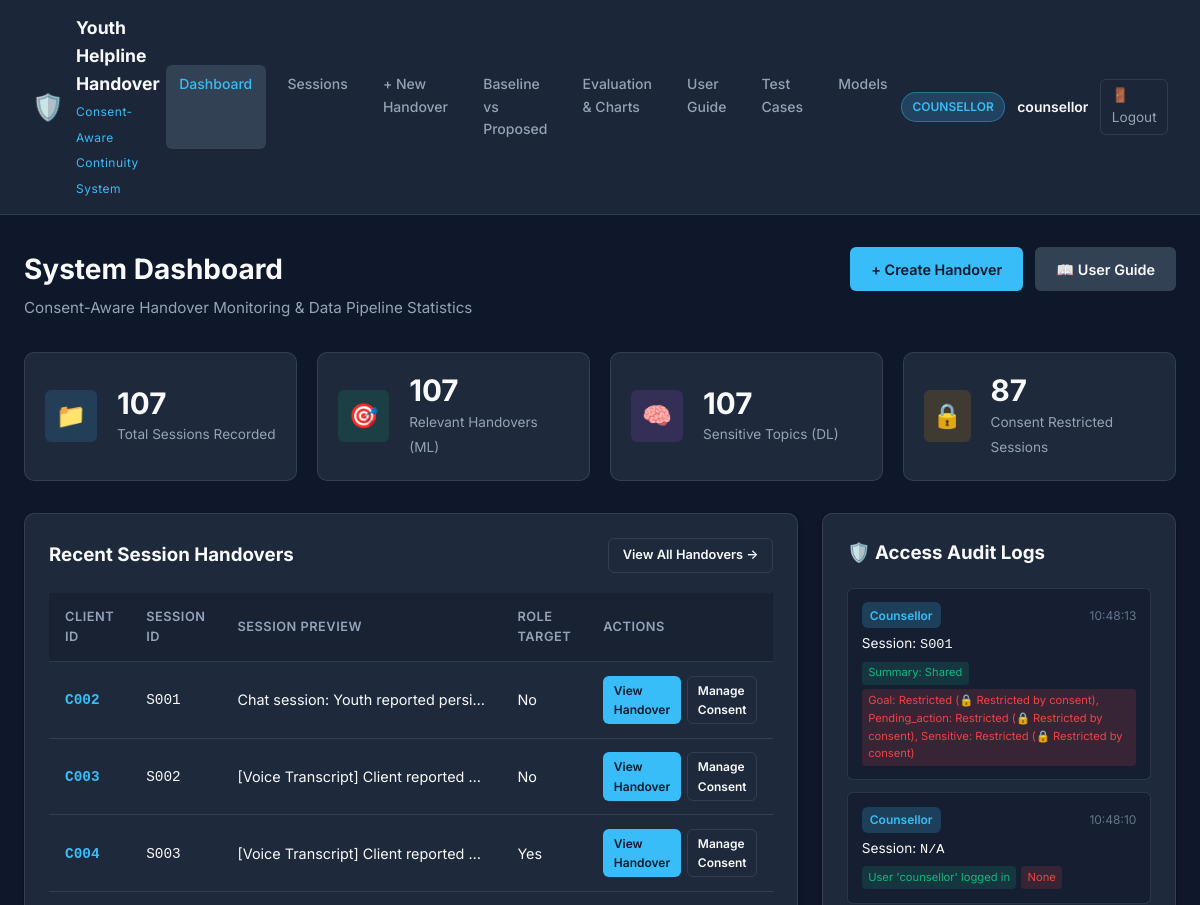
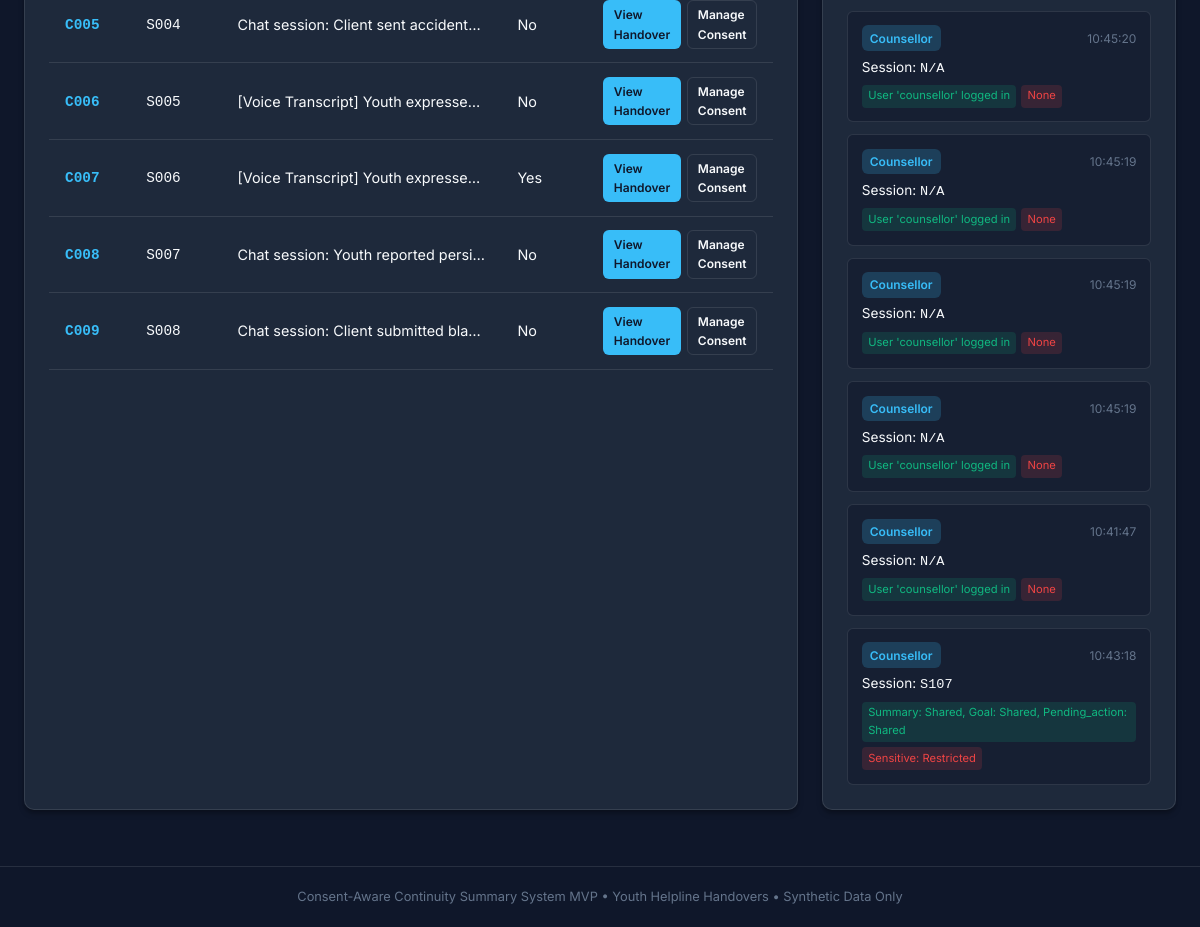
The app's page /dashboard (signed in) with its own data (2 pictures, top to bottom).
### tables this page shows
CREATE TABLE handover_logs (
            id INTEGER PRIMARY KEY AUTOINCREMENT,
            session_id TEXT NOT NULL,
            user_role TEXT NOT NULL,
            timestamp TIMESTAMP DEFAULT CURRENT_TIMESTAMP,
            information_shared TEXT NOT NULL,
            information_restricted TEXT NOT NULL
        , event_type TEXT DEFAULT 'handover_access');

### app.py (the view)
@app.route('/dashboard')
@login_required
def dashboard():
    sessions_list = get_all_sessions()
    total_sessions = len(sessions_list)
    relevant_count = 0
    sensitive_count = 0
    protected_count = 0
    for s in sessions_list:
        s_dict = dict(s)
        if int(s_dict.get('relevance_label', 1)) == 1:
            relevant_count += 1
        if int(s_dict.get('sensitivity_label', 0)) == 1 or len(str(s_dict.get('sensitive_text', ''))) > 0:
            sensitive_count += 1
        if s_dict.get('consent_sensitive', 'No') == 'No':
            protected_count += 1
    recent_sessions = sessions_list[:8]
    audit_logs = get_all_handover_logs()[:8]
    return render_template('dashboard.html',
                           total_sessions=total_sessions,
                           relevant_count=relevant_count,
                           sensitive_count=sensitive_count,
                           protected_count=protected_count,
                           recent_sessions=recent_sessions,
                           audit_logs=audit_logs)

### app.py (called while the page is built)
def login_required(view):
    @functools.wraps(view)
    def wrapped_view(**kwargs):
        if 'username' not in session:
            flash("Please log in to access this page.", "warning")
            return redirect(url_for('login'))
        return view(**kwargs)
    return wrapped_view

@app.context_processor
def inject_user():
    return {
        'current_user': session.get('username'),
        'user_role': session.get('role', 'Counsellor')
    }

### database.py (called while the page is built)
def get_db_connection():
    conn = sqlite3.connect(DB_PATH)
    conn.row_factory = sqlite3.Row
    return conn

def get_all_sessions():
    conn = get_db_connection()
    sessions = conn.execute("SELECT * FROM sessions ORDER BY session_id ASC").fetchall()
    conn.close()
    return sessions

def get_all_handover_logs():
    conn = get_db_connection()
    logs = conn.execute("SELECT * FROM handover_logs ORDER BY id DESC LIMIT 50").fetchall()
    conn.close()
    return logs

### templates/dashboard.html
{% extends 'layout.html' %}
{% block content %}
<div class="page-header">
    <div>
        <h1>System Dashboard</h1>
        <p class="page-subtitle">Consent-Aware Handover Monitoring &amp; Data Pipeline Statistics</p>
    </div>
    <div class="header-actions">
        <a href="{{ url_for('create_session') }}" class="btn btn-primary">+ Create Handover</a>
        <a href="{{ url_for('user_guide') }}" class="btn btn-secondary">📖 User Guide</a>
    </div>
</div>
<div class="metrics-grid">
    <div class="metric-card">
        <div class="metric-icon blue">📁</div>
        <div class="metric-content">
            <span class="metric-value">{{ total_sessions }}</span>
            <span class="metric-label">Total Sessions Recorded</span>
        </div>
    </div>
    <div class="metric-card">
        <div class="metric-icon green">🎯</div>
        <div class="metric-content">
            <span class="metric-value">{{ relevant_count }}</span>
            <span class="metric-label">Relevant Handovers (ML)</span>
        </div>
    </div>
    <div class="metric-card">
        <div class="metric-icon purple">🧠</div>
        <div class="metric-content">
            <span class="metric-value">{{ sensitive_count }}</span>
            <span class="metric-label">Sensitive Topics (DL)</span>
        </div>
    </div>
    <div class="metric-card">
        <div class="metric-icon amber">🔒</div>
        <div class="metric-content">
            <span class="metric-value">{{ protected_count }}</span>
            <span class="metric-label">Consent Restricted Sessions</span>
        </div>
    </div>
</div>
<div class="dashboard-columns">
    <div class="card col-main">
        <div class="card-header">
            <h3>Recent Session Handovers</h3>
            <a href="{{ url_for('sessions') }}" class="btn btn-sm btn-outline">View All Handovers &rarr;</a>
        </div>
        <div class="table-responsive">
            <table class="data-table">
                <thead>
                    <tr>
                        <th>Client ID</th>
                        <th>Session ID</th>
                        <th>Session Preview</th>
                        <th>Role Target</th>
                        <th>Actions</th>
                    </tr>
                </thead>
                <tbody>
                    {% for s in recent_sessions %}
                    <tr>
                        <td><strong class="client-id-tag">{{ s.client_id }}</strong></td>
                        <td><code>{{ s.session_id }}</code></td>
                        <td class="text-truncate">{{ s.session_text[:65] }}...</td>
                        <td><span class="role-pill">{{ s.consent_sensitive }}</span></td>
                        <td>
                            <div class="action-btns">
                                <a href="{{ url_for('handover', session_id=s.session_id) }}" class="btn btn-xs btn-primary">View Handover</a>
                                <a href="{{ url_for('edit_consent', session_id=s.session_id) }}" class="btn btn-xs btn-outline">Manage Consent</a>
                            </div>
                        </td>
                    </tr>
                    {% endfor %}
                </tbody>
            </table>
        </div>
    </div>
    <div class="card col-side">
        <div class="card-header">
            <h3>🛡️ Access Audit Logs</h3>
        </div>
        <div class="audit-list">
            {% if audit_logs %}
                {% for log in audit_logs %}
                <div class="audit-item">
                    <div class="audit-header">
                        <span class="role-badge {{ log.user_role | lower | replace(' ', '-') }}">{{ log.user_role }}</span>
                        <span class="audit-time">{{ log.timestamp.split()[1] if log.timestamp else '' }}</span>
                    </div>
                    <p class="audit-session">Session: <code>{{ log.session_id }}</code></p>
                    <div class="audit-status">
                        <span class="status-tag shared">{{ log.information_shared }}</span>
                        <span class="status-tag restricted">{{ log.information_restricted }}</span>
                    </div>
                </div>
                {% endfor %}
            {% else %}
                <p class="empty-state">No audit logs recorded yet. View handovers to generate access logs.</p>
            {% endif %}
        </div>
    </div>
</div>
{% endblock %}

### templates/layout.html (shortened to what this page needs)
<!DOCTYPE html>
<html lang="en">
<head>
    <link rel="stylesheet" href="{{ url_for('static', filename='style.css') }}">
</head>
<body>
    {% if current_user %}
    <header class="navbar">
        <div class="nav-brand">
            <span class="brand-icon">🛡️</span>
            <div class="brand-text">
                <span class="brand-title">Youth Helpline Handover</span>
                <span class="brand-subtitle">Consent-Aware Continuity System</span>
            </div>
        </div>
        <nav class="nav-links">
            <a href="{{ url_for('dashboard') }}" class="nav-link {% if request.endpoint == 'dashboard' %}active{% endif %}">Dashboard</a>
            <a href="{{ url_for('sessions') }}" class="nav-link {% if request.endpoint in ['sessions', 'edit_consent'] %}active{% endif %}">Sessions</a>
            <a href="{{ url_for('create_session') }}" class="nav-link {% if request.endpoint == 'create_session' %}active{% endif %}">+ New Handover</a>
            <a href="{{ url_for('baseline') }}" class="nav-link {% if request.endpoint == 'baseline' %}active{% endif %}">Baseline vs Proposed</a>
            <a href="{{ url_for('evaluation') }}" class="nav-link {% if request.endpoint == 'evaluation' %}active{% endif %}">Evaluation & Charts</a>
            <a href="{{ url_for('user_guide') }}" class="nav-link {% if request.endpoint == 'user_guide' %}active{% endif %}">User Guide</a>
            <a href="{{ url_for('test_cases') }}" class="nav-link {% if request.endpoint == 'test_cases' %}active{% endif %}">Test Cases</a>
            <a href="{{ url_for('models_info') }}" class="nav-link {% if request.endpoint == 'models_info' %}active{% endif %}">Models</a>
        </nav>
        <div class="user-badge">
            <span class="user-role-tag {{ user_role | lower | replace(' ', '-') }}">{{ user_role }}</span>
            <span class="user-name">{{ current_user }}</span>
            <a href="{{ url_for('logout') }}" class="logout-btn" title="Logout">🚪 Logout</a>
        </div>
    </header>
    {% endif %}
    <main class="main-container">
        {% block content %}{% endblock %}
    </main>
    <footer class="app-footer">
        <p>Consent-Aware Continuity Summary System MVP &bull; Youth Helpline Handovers &bull; Synthetic Data Only</p>
    </footer>
</body>
</html>

### records on screen
handover_logs: user_role "Counsellor", timestamp "10:48:13", session_id "S001", information_shared "Summary: Shared", information_restricted "Goal: Restricted (🔒 Restricted by consent), Pending_action: Restricted (🔒 Restricted by consent), Sensitive: Restricted (🔒 Restricted by consent)"
handover_logs: user_role "Counsellor", timestamp "10:48:10", session_id "N/A", information_shared "User 'counsellor' logged in", information_restricted "None"
handover_logs: user_role "Counsellor", timestamp "10:45:20", session_id "N/A", information_shared "User 'counsellor' logged in", information_restricted "None"
handover_logs: user_role "Counsellor", timestamp "10:45:19", session_id "N/A", information_shared "User 'counsellor' logged in", information_restricted "None"
handover_logs: user_role "Counsellor", timestamp "10:45:19", session_id "N/A", information_shared "User 'counsellor' logged in", information_restricted "None"
handover_logs: user_role "Counsellor", timestamp "10:45:19", session_id "N/A", information_shared "User 'counsellor' logged in", information_restricted "None"
handover_logs: user_role "Counsellor", timestamp "10:41:47", session_id "N/A", information_shared "User 'counsellor' logged in", information_restricted "None"
handover_logs: user_role "Counsellor", timestamp "10:43:18", session_id "S107", information_shared "Summary: Shared, Goal: Shared, Pending_action: Shared", information_restricted "Sensitive: Restricted"

### other values on screen
{{ user_role }} "COUNSELLOR"
{{ current_user }} "counsellor"
{{ total_sessions }} "107"
{{ relevant_count }} "107"
{{ sensitive_count }} "107"
{{ protected_count }} "87"
{{ s.client_id }} "C002"
{{ s.session_id }} "S001"
{{ s.session_text[:65] }} "Chat session: Youth reported persi…"
{{ s.consent_sensitive }} "No"
{{ s.client_id }} "C003"
{{ s.session_id }} "S002"
{{ s.session_text[:65] }} "[Voice Transcript] Client reported…"
{{ s.client_id }} "C004"
{{ s.session_id }} "S003"
